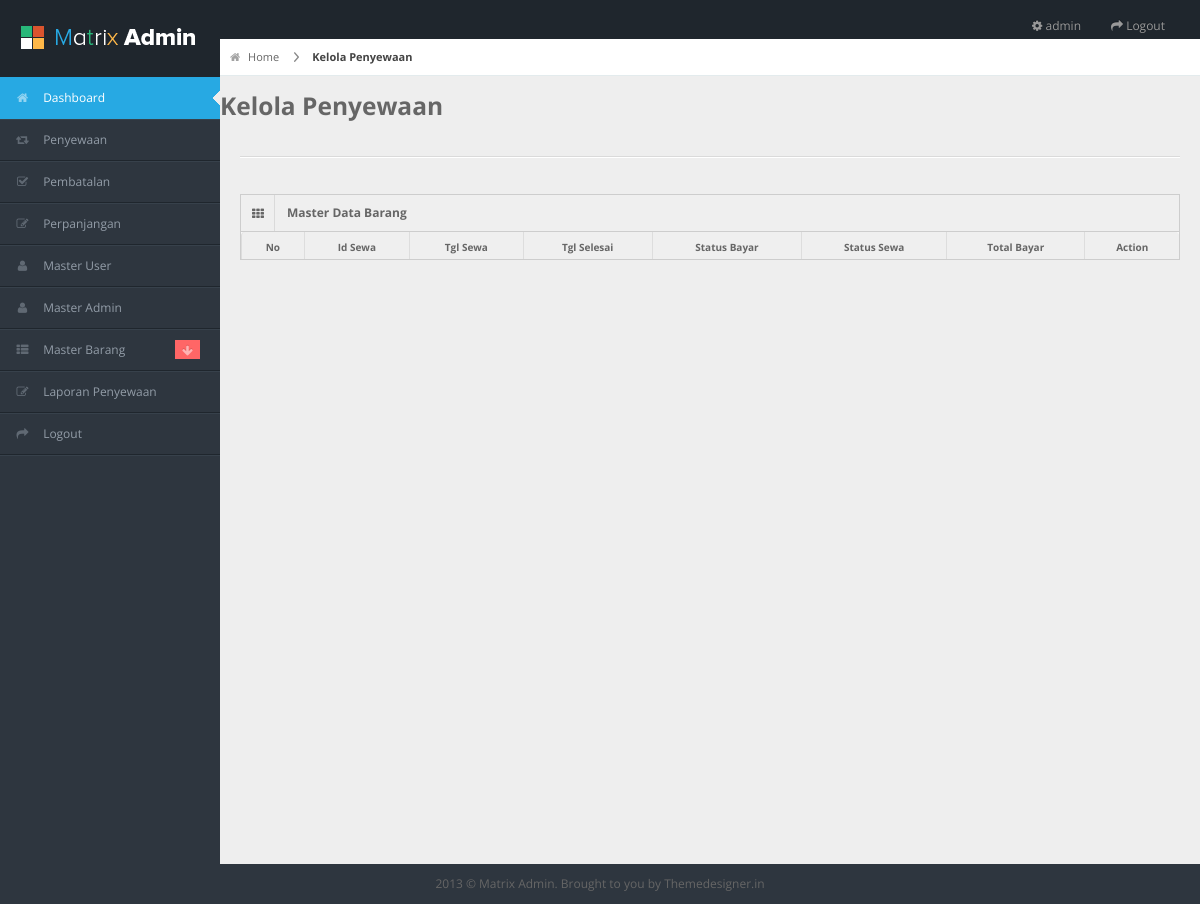
The page /admin/penyewaan/kelola_penyewaan.php (signed in) on the database as committed earlier.
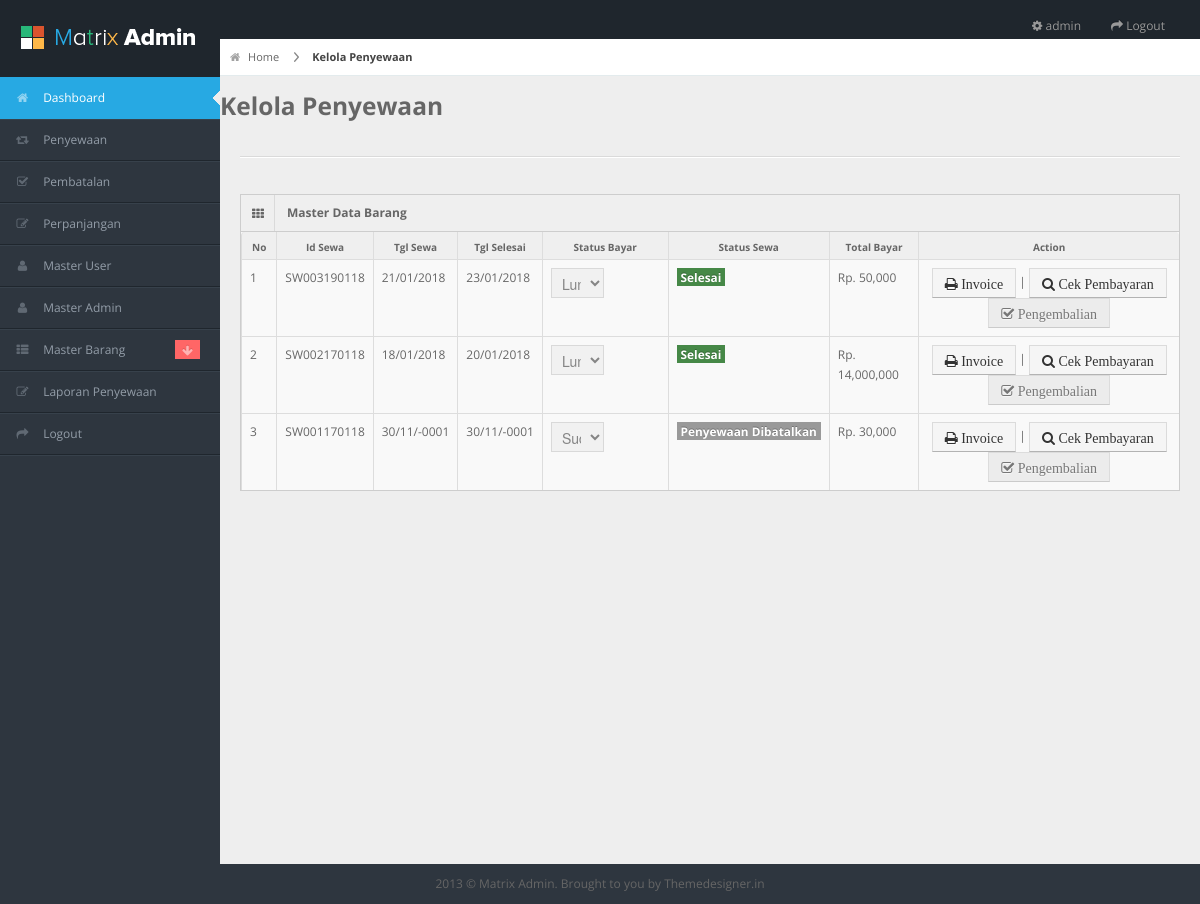
The same page on the database as committed later.
### tables this page shows
CREATE TABLE IF NOT EXISTS `sewa` (
  `id_sewa` varchar(255) NOT NULL,
  `id_user` int(11) DEFAULT NULL,
  `tgl_sewa` date DEFAULT NULL,
  `tgl_selesai` date DEFAULT NULL,
  `tgl_expired` date DEFAULT NULL,
  `status_bayar` int(11) DEFAULT NULL,
  `status_sewa` int(11) DEFAULT NULL,
  `total_bayar` int(11) DEFAULT NULL,
  `dp` int(11) DEFAULT NULL
);

### admin/penyewaan/kelola_penyewaan.php (the view, shortened to what this page needs)
<?php include 'header.php'; ?>
<?php include 'nav.php'; ?>
<div id="content">
	<div id="content-header">
		<div id="breadcrumb"> <a href="#" title="Go to Home" class="tip-bottom"><i class="icon-home"></i> Home</a> <a href="#" class="current">Kelola Penyewaan</a> </div>
		<h3>Kelola Penyewaan</h3>
	</div>
	<div class="container-fluid">
		<hr>
		<div class="row-fluid">
			<div class="widget-box">
				<div class="widget-title"> <span class="icon"><i class="icon-th"></i></span>
					<h5>Master Data Barang</h5>
				</div>
				<div class="widget-content nopadding">
					<table class="table table-bordered data-table">
						<thead>
							<tr>
								<th>No</th>
								<th>Id Sewa</th>
								<th>Tgl Sewa</th>
								<th>Tgl Selesai</th>
								<th>Status Bayar</th>
								<th>Status Sewa</th>
								<th>Total Bayar</th>
								<th>Action</th>
							</tr>
						</thead>
						<tbody>
							<?php
							$no=1;
							$dis_pengembalian = '';
							$stat = '';
							$sql = mysql_query("SELECT * FROM sewa,m_user WHERE sewa.id_user = m_user.id_user ORDER BY sewa.id_sewa DESC");
							while($row = mysql_fetch_array($sql)){
								if($row['status_sewa']==0){
									$stat = '';
									$dis_pengembalian = 'disabled';
									$status_sewa = '<span class="label label-warning"> Belum Sewa </span>';
								}else if($row['status_sewa']==1){
									$stat = '';
									$dis_pengembalian = 'disabled';
									$status_sewa = '<span class="label label-info"> Menunggu Konfirmasi </span>';
								}else if($row['status_sewa']==2){
									$stat = 'pengembalian.php?id_sewa='.$row['id_sewa'].'';
									$dis_pengembalian = '';
									$status_sewa = '<span class="label label-success"> Sedang Di Sewa </span>';
								}else if($row['status_sewa']==3){
									$stat = '';
									$dis_pengembalian = 'disabled';
									$status_sewa = '<span class="label label-success"> Selesai </span>';
								}else if($row['status_sewa']==4){
									$status_sewa = '<span class="label label-info"> Proses Perpanjang </span>';
								}else if($row['status_sewa']==5){
									$stat = 'pengembalian.php?id_sewa='.$row['id_sewa'].'';
									$status_sewa = '<span class="label label-success"> Penyewaan Di Perpanjang </span>';
								}else if($row['status_sewa']==7){
									$stat = '';
									$dis_pengembalian = 'disabled';
									$status_sewa = '<span class="label label-warning"> Proses Pembatalan </span>';
								}else if($row['status_sewa']==12){
									$stat = '';
									$dis_pengembalian = 'disabled';
									$status_sewa = '<span class="label label-danger"> Penyewaan Dibatalkan </span>';
								}
								?>
								<tr>
									<form action="" method="POST">
										<td><?php echo $no; ?></td>
										<td><?php echo $row['id_sewa']; ?></td>
										<td><?php echo date('d/m/Y',strtotime($row['tgl_sewa'])); ?></td>
										<td><?php echo date('d/m/Y',strtotime($row['tgl_selesai'])); ?></td>
										<td>
											<?php
											if($row['status_bayar']=='0'){
												?>
												<select class="span6" name="status_bayar" class="form-control" onchange="this.form.submit()">
													<option value="1">Menunggu Konfirmasi</option>
													<option value="2">Sudah Dp</option>
													<option value="3">Lunas</option>
												</select>
													<?php }else if($row['status_bayar']=='2'){
														?>
														<select class="span6" name="status_bayar" class="form-control" onchange="this.form.submit()" disabled>
															<option value="2" selected>Sudah Dp</option>
														</select>
														<?php }else if($row['status_bayar']=='3'){
															?>
															<select class="span6" name="status_bayar" class="form-control" onchange="this.form.submit()" disabled>
																<option value="3" selected>Lunas</option>
															</select>
															<?php }?>
														</td>
														<td><?php echo $status_sewa; ?></td>
														<td>Rp. <?php echo number_format($row['total_bayar']); ?></td>
														<td style="text-align: center;">
															<a href="detail_sewa.php?id_sewa=<?php echo $row['id_sewa']; ?>"> <button type="button" name="bayar" class="btn btn-sm btn-default"><i class="icon-print"> Invoice </i></button></a> |
															<a href="cek_bayar.php?id_sewa=<?php echo $row['id_sewa']; ?>"> <button type="button" name="bayar" class="btn btn-sm btn-default"><i class="icon-search"> Cek Pembayaran </i></button></a>
															<a href="<?php echo $stat; ?>"> <button type="button" <?php echo $dis_pengembalian; ?> name="bayar" class="btn btn-sm btn-default"><i class="icon-check"> Pengembalian </i></button></a>
														</td>
													</form>
													<?php
													$no++;
												} ?>
											</tr>
										</tbody>
									</table>
								</div>
							</div>
						</div>
					</div>
				</div>
				<?php include 'footer.php'; ?>

Rows that differ between the two databases and show on the page:
added sewa: id_sewa "SW003190118", tgl_sewa "21/01/2018", tgl_selesai "23/01/2018", status_sewa "Selesai", total_bayar "50,000"
added sewa: id_sewa "SW002170118", tgl_sewa "18/01/2018", tgl_selesai "20/01/2018", status_sewa "Selesai", total_bayar "14,000,000"
added sewa: id_sewa "SW001170118", tgl_sewa "30/11/-0001", tgl_selesai "30/11/-0001", status_sewa "Penyewaan Dibatalkan", total_bayar "30,000"
